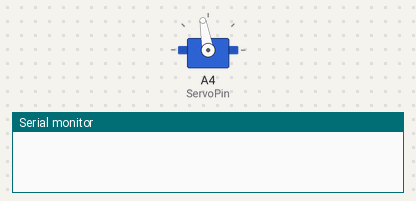
A sketch run on a simulated Arduino Uno, built with avr-gcc and run on an emulated ATmega328P. On the bench: servo, the last lines printed to the serial monitor.

Above: at 0.1 s.
At 5.0 s:
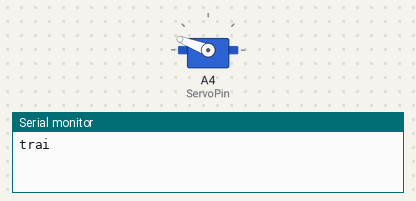
At 8.9 s:
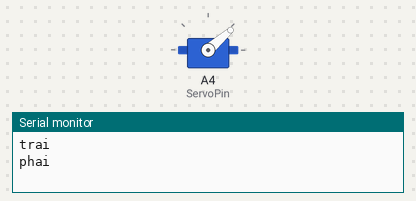
At 16.78 s:
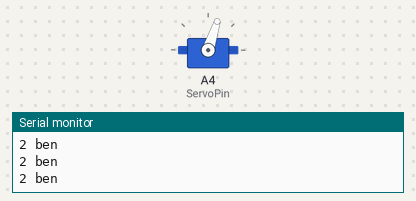
Timing chart, 0 to 18.7 s (numbered marks = the images above):
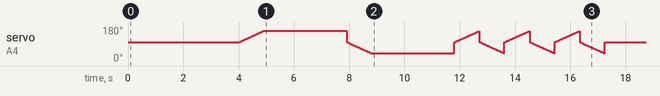

The sketch:

Servo.ino
```cpp
#include <Servo.h>

Servo servo;
int angle = 100; // servo center
#define ServoPin  A4    // define Servo control pin connection
int k = 1;

void setup() {
  servo.attach(ServoPin);
  servo.write(angle);
  Serial.begin(9600);
}


void loop()
{
  //  delay(5000);
  // // scan from 0 to 180 degrees
  //  for(angle = 10; angle < 180; angle++)
  //  {
  //    servo.write(angle);
  //    delay(15);
  //  }
  //  // now scan back from 180 to 0 degrees
  //  for(angle = 180; angle > 10; angle--)
  //  {
  //    servo.write(angle);
  //    delay(15);
  //  }

  // scan from 0 to 180 degrees
  delay(4000);
  if (k == 1) {
    Serial.println("trai");
    for (angle = 100; angle < 160; angle++)
    {
      servo.write(angle);
      delay(15);
    }
    k = 2;
  }
  delay(3000);
  if (k == 2) {
    Serial.println("phai");
    for (angle = 100; angle > 40; angle--)
    {
      servo.write(angle);
      delay(15);
    }
    k = 3;
  }
  delay(3000);
  if (k == 3) {
    for (int i = 0 ; i < 3; i++) {
      Serial.println("2 ben");
      servo.write(100);
      for (angle = 100; angle < 160; angle++)
      {
        servo.write(angle);
        delay(15);
      }
      servo.write(100);
      // now scan back from 180 to 0 degrees
      for (angle = 100; angle > 40; angle--)
      {
        servo.write(angle);
        delay(15);
      }
      servo.write(100);
    }
    k = 0;
  }


  // now scan back from 180 to 0 degrees
  //  for (angle = 180; angle > 10; angle--)
  //  {
  //    servo.write(angle);
  //    delay(15);
  //  }
}
```
